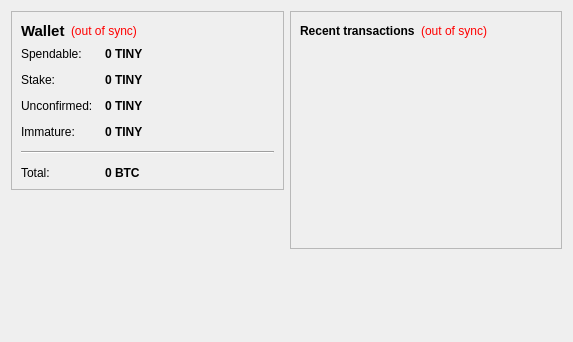
<?xml version="1.0" encoding="UTF-8"?>
<ui version="4.0">
 <class>OverviewPage</class>
 <widget class="QWidget" name="OverviewPage">
  <property name="geometry">
   <rect>
    <x>0</x>
    <y>0</y>
    <width>573</width>
    <height>342</height>
   </rect>
  </property>
  <property name="windowTitle">
   <string>Form</string>
  </property>
  <layout class="QHBoxLayout" name="horizontalLayout" stretch="1,1">
   <item>
    <layout class="QVBoxLayout" name="verticalLayout_2">
     <item>
      <widget class="QFrame" name="frame">
       <property name="frameShape">
        <enum>QFrame::StyledPanel</enum>
       </property>
       <property name="frameShadow">
        <enum>QFrame::Raised</enum>
       </property>
       <layout class="QVBoxLayout" name="verticalLayout_4">
        <item>
         <layout class="QHBoxLayout" name="horizontalLayout_4">
          <item>
           <widget class="QLabel" name="label_5">
            <property name="font">
             <font>
              <pointsize>11</pointsize>
              <weight>75</weight>
              <bold>true</bold>
             </font>
            </property>
            <property name="text">
             <string>Wallet</string>
            </property>
           </widget>
          </item>
          <item>
           <widget class="QLabel" name="labelWalletStatus">
            <property name="toolTip">
             <string>The displayed information may be out of date. Your wallet automatically synchronizes with the TINYCOIN network after a connection is established, but this process has not completed yet.</string>
            </property>
            <property name="styleSheet">
             <string notr="true">QLabel { color: red; }</string>
            </property>
            <property name="text">
             <string notr="true">(out of sync)</string>
            </property>
            <property name="alignment">
             <set>Qt::AlignLeading|Qt::AlignLeft|Qt::AlignVCenter</set>
            </property>
           </widget>
          </item>
          <item>
           <spacer name="horizontalSpacer_2">
            <property name="orientation">
             <enum>Qt::Horizontal</enum>
            </property>
            <property name="sizeHint" stdset="0">
             <size>
              <width>40</width>
              <height>20</height>
             </size>
            </property>
           </spacer>
          </item>
         </layout>
        </item>
        <item>
         <layout class="QFormLayout" name="formLayout_2">
          <property name="fieldGrowthPolicy">
           <enum>QFormLayout::AllNonFixedFieldsGrow</enum>
          </property>
          <property name="horizontalSpacing">
           <number>12</number>
          </property>
          <property name="verticalSpacing">
           <number>12</number>
          </property>
          <item row="0" column="0">
           <widget class="QLabel" name="label">
            <property name="text">
             <string>Spendable:</string>
            </property>
           </widget>
          </item>
          <item row="0" column="1">
           <widget class="QLabel" name="labelBalance">
            <property name="font">
             <font>
              <weight>75</weight>
              <bold>true</bold>
             </font>
            </property>
            <property name="cursor">
             <cursorShape>IBeamCursor</cursorShape>
            </property>
            <property name="toolTip">
             <string>Your current spendable balance</string>
            </property>
            <property name="text">
             <string notr="true">0 TINY</string>
            </property>
            <property name="textInteractionFlags">
             <set>Qt::LinksAccessibleByMouse|Qt::TextSelectableByKeyboard|Qt::TextSelectableByMouse</set>
            </property>
           </widget>
          </item>
          <item row="1" column="0">
           <widget class="QLabel" name="label_6">
            <property name="text">
             <string>Stake:</string>
            </property>
           </widget>
          </item>
          <item row="1" column="1">
           <widget class="QLabel" name="labelStake">
            <property name="font">
             <font>
              <weight>75</weight>
              <bold>true</bold>
             </font>
            </property>
            <property name="cursor">
             <cursorShape>IBeamCursor</cursorShape>
            </property>
            <property name="toolTip">
             <string>Total of coins that was staked, and do not yet count toward the current balance</string>
            </property>
            <property name="text">
             <string notr="true">0 TINY</string>
            </property>
            <property name="textInteractionFlags">
             <set>Qt::LinksAccessibleByMouse|Qt::TextSelectableByKeyboard|Qt::TextSelectableByMouse</set>
            </property>
           </widget>
          </item>
          <item row="2" column="0">
           <widget class="QLabel" name="label_3">
            <property name="text">
             <string>Unconfirmed:</string>
            </property>
           </widget>
          </item>
          <item row="2" column="1">
           <widget class="QLabel" name="labelUnconfirmed">
            <property name="font">
             <font>
              <weight>75</weight>
              <bold>true</bold>
             </font>
            </property>
            <property name="cursor">
             <cursorShape>IBeamCursor</cursorShape>
            </property>
            <property name="toolTip">
             <string>Total of transactions that have yet to be confirmed, and do not yet count toward the current balance</string>
            </property>
            <property name="text">
             <string notr="true">0 TINY</string>
            </property>
            <property name="textInteractionFlags">
             <set>Qt::LinksAccessibleByMouse|Qt::TextSelectableByKeyboard|Qt::TextSelectableByMouse</set>
            </property>
           </widget>
          </item>
          <item row="3" column="0">
           <widget class="QLabel" name="labelImmatureText">
            <property name="text">
             <string>Immature:</string>
            </property>
           </widget>
          </item>
          <item row="3" column="1">
           <widget class="QLabel" name="labelImmature">
            <property name="font">
             <font>
              <weight>75</weight>
              <bold>true</bold>
             </font>
            </property>
            <property name="toolTip">
             <string>Mined balance that has not yet matured</string>
            </property>
            <property name="text">
             <string notr="true">0 TINY</string>
            </property>
            <property name="textInteractionFlags">
             <set>Qt::LinksAccessibleByMouse|Qt::TextSelectableByKeyboard|Qt::TextSelectableByMouse</set>
            </property>
           </widget>
          </item>
          <item row="4" column="0" colspan="2">
           <widget class="Line" name="line">
            <property name="orientation">
             <enum>Qt::Horizontal</enum>
            </property>
           </widget>
          </item>
          <item row="5" column="0">
           <widget class="QLabel" name="labelTotalText">
            <property name="text">
             <string>Total:</string>
            </property>
           </widget>
          </item>
          <item row="5" column="1">
           <widget class="QLabel" name="labelTotal">
            <property name="font">
             <font>
              <weight>75</weight>
              <bold>true</bold>
             </font>
            </property>
            <property name="cursor">
             <cursorShape>IBeamCursor</cursorShape>
            </property>
            <property name="toolTip">
             <string>Your current total balance</string>
            </property>
            <property name="text">
             <string notr="true">0 BTC</string>
            </property>
            <property name="textInteractionFlags">
             <set>Qt::LinksAccessibleByMouse|Qt::TextSelectableByKeyboard|Qt::TextSelectableByMouse</set>
            </property>
           </widget>
          </item>
         </layout>
        </item>
       </layout>
      </widget>
     </item>
     <item>
      <spacer name="verticalSpacer">
       <property name="orientation">
        <enum>Qt::Vertical</enum>
       </property>
       <property name="sizeHint" stdset="0">
        <size>
         <width>20</width>
         <height>40</height>
        </size>
       </property>
      </spacer>
     </item>
    </layout>
   </item>
   <item>
    <layout class="QVBoxLayout" name="verticalLayout_3">
     <item>
      <widget class="QFrame" name="frame_2">
       <property name="frameShape">
        <enum>QFrame::StyledPanel</enum>
       </property>
       <property name="frameShadow">
        <enum>QFrame::Raised</enum>
       </property>
       <layout class="QVBoxLayout" name="verticalLayout">
        <item>
         <layout class="QHBoxLayout" name="horizontalLayout_2">
          <item>
           <widget class="QLabel" name="label_4">
            <property name="text">
             <string>&lt;b&gt;Recent transactions&lt;/b&gt;</string>
            </property>
           </widget>
          </item>
          <item>
           <widget class="QLabel" name="labelTransactionsStatus">
            <property name="toolTip">
             <string>The displayed information may be out of date. Your wallet automatically synchronizes with the TINYCOIN network after a connection is established, but this process has not completed yet.</string>
            </property>
            <property name="styleSheet">
             <string notr="true">QLabel { color: red; }</string>
            </property>
            <property name="text">
             <string notr="true">(out of sync)</string>
            </property>
            <property name="alignment">
             <set>Qt::AlignRight|Qt::AlignTrailing|Qt::AlignVCenter</set>
            </property>
           </widget>
          </item>
          <item>
           <spacer name="horizontalSpacer">
            <property name="orientation">
             <enum>Qt::Horizontal</enum>
            </property>
            <property name="sizeHint" stdset="0">
             <size>
              <width>40</width>
              <height>20</height>
             </size>
            </property>
           </spacer>
          </item>
         </layout>
        </item>
        <item>
         <widget class="QListView" name="listTransactions">
          <property name="styleSheet">
           <string notr="true">QListView { background: transparent; }</string>
          </property>
          <property name="frameShape">
           <enum>QFrame::NoFrame</enum>
          </property>
          <property name="verticalScrollBarPolicy">
           <enum>Qt::ScrollBarAlwaysOff</enum>
          </property>
          <property name="horizontalScrollBarPolicy">
           <enum>Qt::ScrollBarAlwaysOff</enum>
          </property>
          <property name="selectionMode">
           <enum>QAbstractItemView::NoSelection</enum>
          </property>
         </widget>
        </item>
       </layout>
      </widget>
     </item>
     <item>
      <spacer name="verticalSpacer_2">
       <property name="orientation">
        <enum>Qt::Vertical</enum>
       </property>
       <property name="sizeHint" stdset="0">
        <size>
         <width>20</width>
         <height>40</height>
        </size>
       </property>
      </spacer>
     </item>
    </layout>
   </item>
  </layout>
 </widget>
 <resources/>
 <connections/>
</ui>
